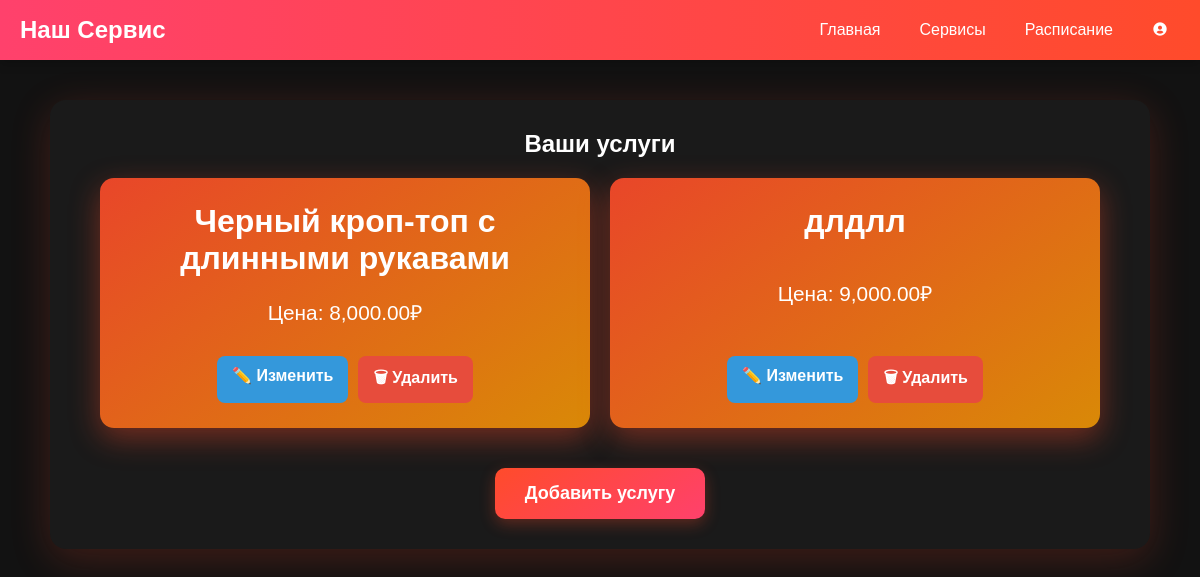
The app's page /services/ (signed in), older data.
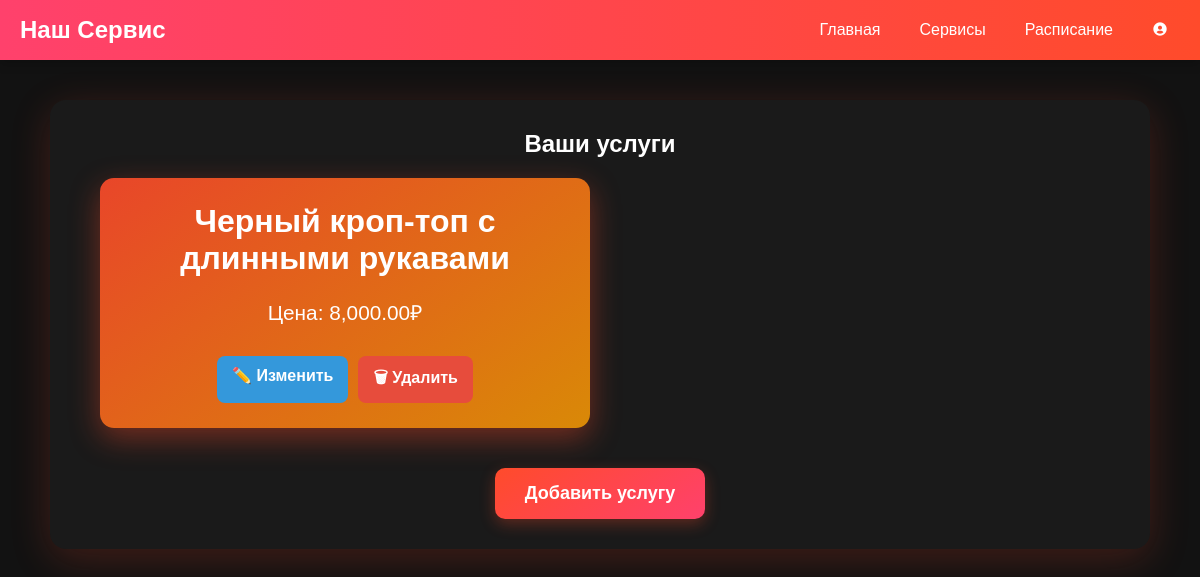
The same page, newer data.
### services/models.py (models this page shows, shortened)
class ServiceModel(models.Model):
    user = models.ForeignKey(User, verbose_name= "", on_delete=models.CASCADE)
    name = models.CharField('service', max_length=250)
    price = models.DecimalField('price',max_digits=6, decimal_places=2)
    description = models.TextField(blank = True, null=True)
    class Meta:
        verbose_name = ("Service")
        verbose_name_plural = ("Services")

### services/views.py (the view)
# urls.py: path('', ServiceView.as_view(), name='service_list'),
class ServiceView(LoginRequiredMixin, ListView):
    model = ServiceModel
    template_name = 'services/service_page.html'
    context_object_name = 'services'
    def get_queryset(self):
        return ServiceModel.objects.filter(user=self.request.user)

### services/templates/services/service_page.html (shortened to what this page needs)
{% extends "main_page/base.html" %}
{% load static %}
{% load humanize %}
{% block extra_css %}
    <link rel="stylesheet" href="{% static 'services/css/service_page.css' %}">
    <link rel="stylesheet" href="{% static 'main_page/css/navbar.css' %}">
    <link href='https://unpkg.com/boxicons@2.1.4/css/boxicons.min.css' rel='stylesheet'>
{% endblock %}
{% block body %}
{% include "main_page/base.html" %}
    <div class="service-container">
        <h2>Ваши услуги</h2>
        <div class="service-list">
            {% for service in services %}
                <div class="service-item">
                    <h3>{{ service.name }}</h3>
                    <p>Цена: {{ service.price|intcomma }}₽</p>
                    <div class="service-actions">
                        <a href="{% url 'service:service_update' service.pk %}" class="edit-button">
                            ✏️ Изменить
                        </a>
                        <form method="POST" action="{% url 'service:service_delete' service.pk %}" style="display:inline;">
                            <button type="submit" class="delete-button" onclick="return confirm('Удалить услугу {{ service.name }}?');">
                                🗑 Удалить
                            </button>
                        </form>
                    </div>
                </div>
            {% empty %}
                <p>У вас еще нет услуг.</p>
            {% endfor %}
        </div>
        <a href="{% url 'service:service_add' %}" class="add-service-button">Добавить услугу</a>
    </div>
{% endblock %}

Row changes from the older to the newer data that the page shows:
removed ServiceModel: name "длдлл", price "9,000.00"
